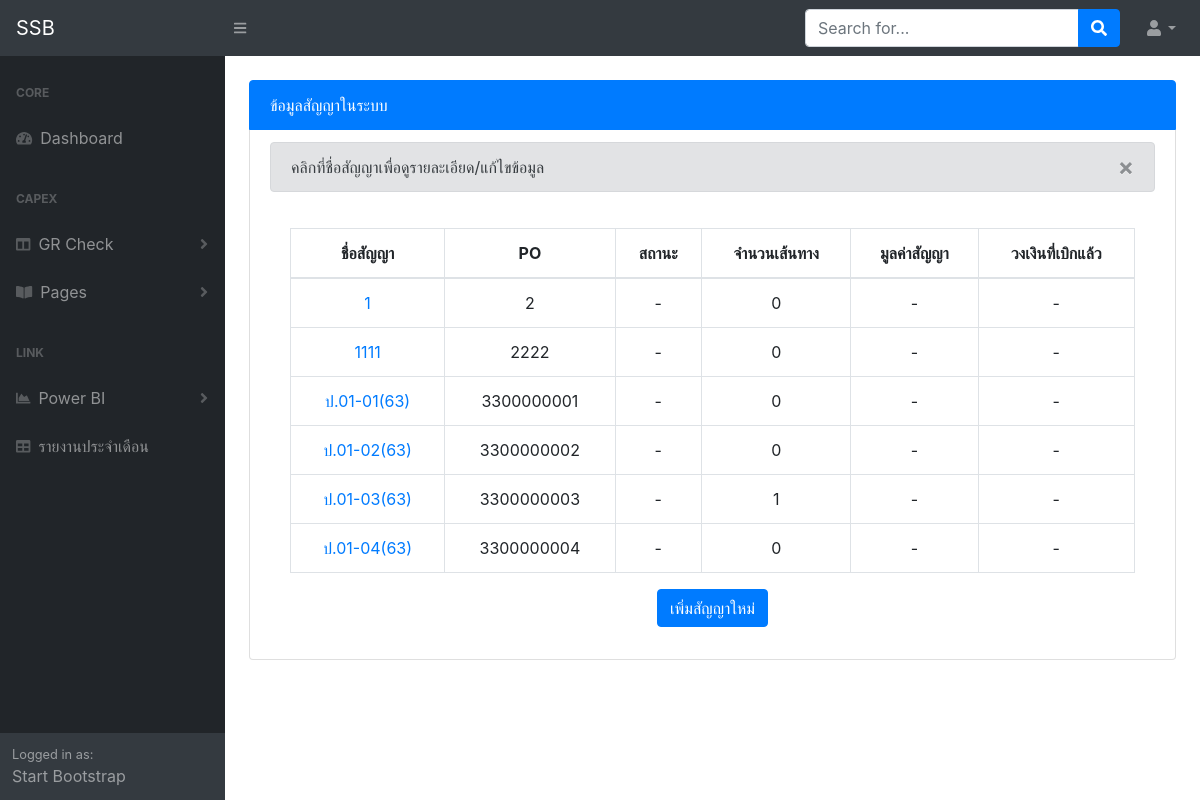
The page /gr_chk/ on the database as committed earlier.
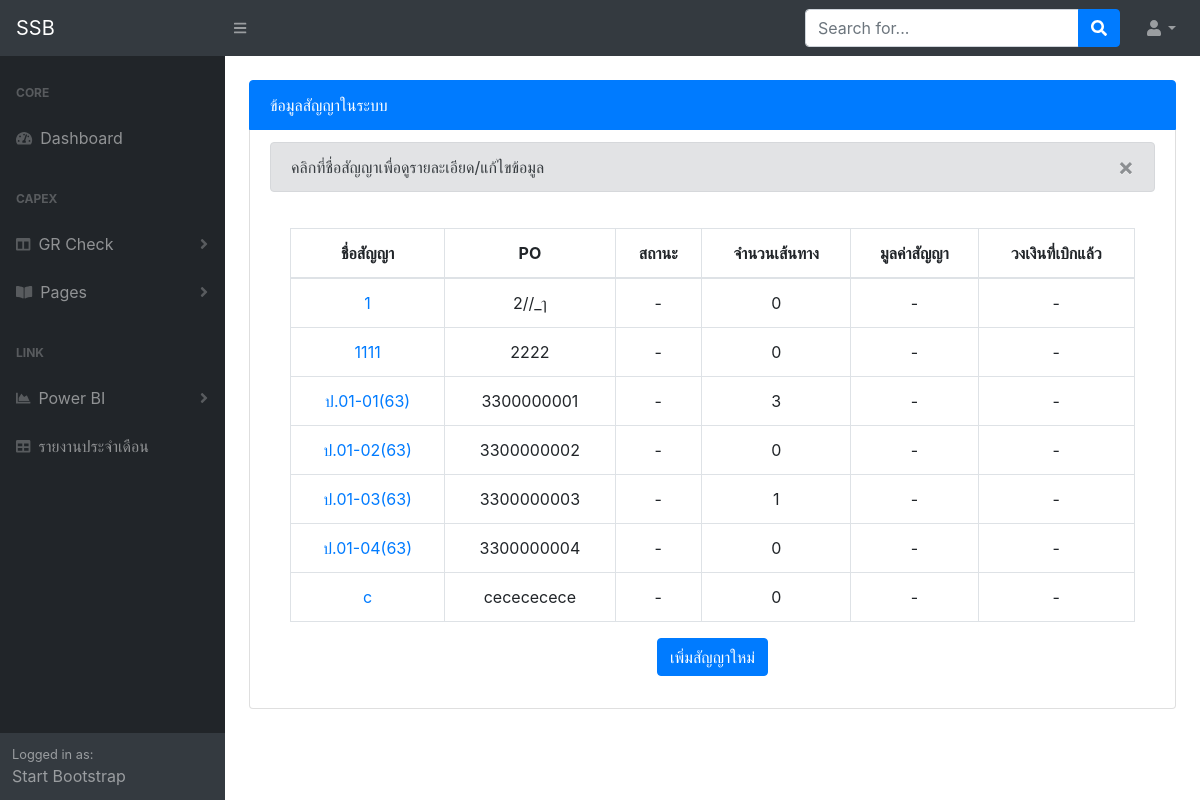
The same page on the database as committed later.
### gr_chk/models.py (models this page shows)
class Contract(models.Model):
    contract_name = models.CharField('ชื่อสัญญา', max_length=50)
    po = models.CharField(max_length=10)
    def __str__(self):
        return self.contract_name

### gr_chk/views.py (the view)
# urls.py: path('', views.contract_list, name='contract_list'),
def contract_list(request):
    contracts = Contract.objects.all().order_by('po')
    return render(request, 'gr_chk/contract_list.html', {'contracts':contracts})

### gr_chk/templates/gr_chk/contract_list.html (shortened to what this page needs)
{% extends 'accounts/new_base.html' %}
{% load static %}
{% block content %}
  <div class="container-fluid">
    <ul class="list-group">
      <li class="list-group-item active">ข้อมูลสัญญาในระบบ</li>
      <li class="list-group-item">
        <div class="alert alert-secondary alert-dismissible fade show" role="alert">
          คลิกที่ชื่อสัญญาเพื่อดูรายละเอียด/แก้ไขข้อมูล
          <button type="button" class="close" data-dismiss="alert" aria-label="Close">
            <span aria-hidden="true">&times;</span>
          </button>
        </div>
        <div class="card-body text-center">
          <div class="table-responsive">
            <table class="table table-bordered table-hover" id="dataTable" width="80%" cellspacing="0">
              <thead>
                <tr>
                  <th>ชื่อสัญญา</th>
                  <th>PO</th>
                  <th>สถานะ</th>
                  <th>จำนวนเส้นทาง</th>
                  <th>มูลค่าสัญญา</th>
                  <th>วงเงินที่เบิกแล้ว</th>
                </tr>
              </thead>
              <tbody>
                {% for contract in contracts %}
                  <tr>
                    <td><a href="{% url 'contract_detail' pk=contract.pk %}">{{ contract }}</a></td>
                    <td>{{ contract.po }}</td>
                    <td>-</td>
                    <td>{{ contract.routes.count}}</td>
                    <td>-</td>
                    <td>-</td>
                  </tr>
                {% endfor %}
            </table>
          </div>
          <a class="btn btn-primary" href="{% url 'contract_add' %}" role="button">เพิ่มสัญญาใหม่</a>
        </div>
      </li>
    </ul>
  </div>
{% endblock content %}

Rows that differ between the two databases and show on the page:
changed Contract (number 1 of 7 on the later page): po "2" → "2//_ๅ"
computed for Contract (number 3 of 7 on the later page): routes.count "0" → "3"
added Contract: contract_name "c", po "cecececece", routes.count "0"
